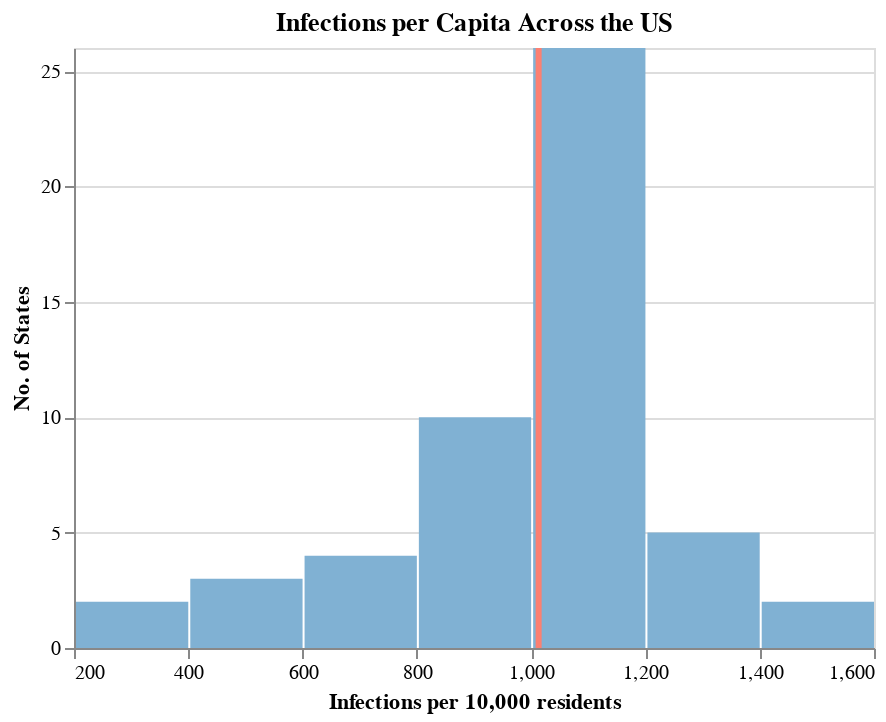

Source (notebook cell):
### Code cell
infections_hist = alt.Chart(
    state_infection,
    title = "Infections per Capita Across the US").mark_bar(
    color = '#80b1d3').encode(
    x = alt.X("total_infections_per_capita:Q", 
              bin = True,
              axis = alt.Axis(title = "Infections per 10,000 residents")),
    y = alt.Y('count()',
             title = "No. of States")
)
infections_hist_mean = alt.Chart(state_infection).mark_rule(color = '#fb8072').encode(
    x = alt.X('mean(total_infections_per_capita):Q',
              title = ""),
    size = alt.value(3)
)
infections_hist + infections_hist_mean

### Figure 1 — Vega-Lite specification as saved in the notebook (floating-point values rounded to 4 significant figures)
{"config": {"view": {"continuousWidth": 400, "continuousHeight": 300}}, "layer": [{"mark": {"type": "bar", "color": "#80b1d3"}, "encoding": {"x": {"type": "quantitative", "axis": {"title": "Infections per 10,000 residents"}, "bin": true, "field": "total_infections_per_capita"}, "y": {"type": "quantitative", "aggregate": "count", "title": "No. of States"}}, "title": "Infections per Capita Across the US"}, {"mark": {"type": "rule", "color": "#fb8072"}, "encoding": {"size": {"value": 3}, "x": {"type": "quantitative", "aggregate": "mean", "field": "total_infections_per_capita", "title": ""}}}], "data": {"name": "data-1844851d8cb9de38f5d2280cff89f8e3"}, "$schema": "https://vega.github.io/schema/vega-lite/v4.8.1.json", "datasets": {"data-1844851d8cb9de38f5d2280cff89f8e3": [{"state_name": "Hawaii", "total_pop": 1422029, "total_deaths": 516.0, "total_cases": 36777, "total_deaths_per_capita": 3.629, "total_infections_per_capita": 258.6}, {"state_name": "Vermont", "total_pop": 624977, "total_deaths": 258.0, "total_cases": 24427, "total_deaths_per_capita": 4.128, "total_infections_per_capita": 390.8}, {"state_name": "Puerto Rico", "total_pop": 3386941, "total_deaths": 0.0, "total_cases": 168454, "total_deaths_per_capita": 0.0, "total_infections_per_capita": 497.4}, {"state_name": "Oregon", "total_pop": 4081943, "total_deaths": 2819.0, "total_cases": 210042, "total_deaths_per_capita": 6.906, "total_infections_per_capita": 514.6}, {"state_name": "Maine", "total_pop": 1332813, "total_deaths": 861.0, "total_cases": 69191, "total_deaths_per_capita": 6.46, "total_infections_per_capita": 519.1}, {"state_name": "Washington", "total_pop": 7294336, "total_deaths": 6040.0, "total_cases": 456643, "total_deaths_per_capita": 8.28, "total_infections_per_capita": 626.0}, {"state_name": "District of Columbia", "total_pop": 684498, "total_deaths": 1143.0, "total_cases": 49434, "total_deaths_per_capita": 16.7, "total_infections_per_capita": 722.2}, {"state_name": "New Hampshire", "total_pop": 1343622, "total_deaths": 1373.0, "total_cases": 99361, "total_deaths_per_capita": 10.22, "total_infections_per_capita": 739.5}, {"state_name": "Maryland", "total_pop": 6003435, "total_deaths": 9743.0, "total_cases": 463052, "total_deaths_per_capita": 16.23, "total_infections_per_capita": 771.3}, {"state_name": "Virginia", "total_pop": 8413774, "total_deaths": 11440.0, "total_cases": 681890, "total_deaths_per_capita": 13.6, "total_infections_per_capita": 810.4}, {"state_name": "West Virginia", "total_pop": 1829054, "total_deaths": 2904.0, "total_cases": 164399, "total_deaths_per_capita": 15.88, "total_infections_per_capita": 898.8}, {"state_name": "Pennsylvania", "total_pop": 12791181, "total_deaths": 27770.0, "total_cases": 1218097, "total_deaths_per_capita": 21.71, "total_infections_per_capita": 952.3}, {"state_name": "Ohio", "total_pop": 11641879, "total_deaths": 20360.0, "total_cases": 1113383, "total_deaths_per_capita": 17.49, "total_infections_per_capita": 956.4}, {"state_name": "Alaska", "total_pop": 733430, "total_deaths": 358.0, "total_cases": 70404, "total_deaths_per_capita": 4.881, "total_infections_per_capita": 959.9}, {"state_name": "Missouri", "total_pop": 6090062, "total_deaths": 9286.0, "total_cases": 590950, "total_deaths_per_capita": 15.25, "total_infections_per_capita": 970.4}, {"state_name": "Massachusetts", "total_pop": 6830193, "total_deaths": 18000.0, "total_cases": 663420, "total_deaths_per_capita": 26.35, "total_infections_per_capita": 971.3}, {"state_name": "Connecticut", "total_pop": 3581504, "total_deaths": 8278.0, "total_cases": 348617, "total_deaths_per_capita": 23.11, "total_infections_per_capita": 973.4}, {"state_name": "California", "total_pop": 39148760, "total_deaths": 63410.0, "total_cases": 3829878, "total_deaths_per_capita": 16.2, "total_infections_per_capita": 978.3}, {"state_name": "New Mexico", "total_pop": 2092434, "total_deaths": 4355.0, "total_cases": 206128, "total_deaths_per_capita": 20.81, "total_infections_per_capita": 985.1}, {"state_name": "North Carolina", "total_pop": 10155624, "total_deaths": 13490.0, "total_cases": 1017954, "total_deaths_per_capita": 13.28, "total_infections_per_capita": 1002.0}, {"state_name": "Michigan", "total_pop": 9957488, "total_deaths": 21000.0, "total_cases": 998790, "total_deaths_per_capita": 21.09, "total_infections_per_capita": 1003.0}, {"state_name": "Colorado", "total_pop": 5531141, "total_deaths": 6979.0, "total_cases": 564000, "total_deaths_per_capita": 12.62, "total_infections_per_capita": 1020.0}, {"state_name": "New York", "total_pop": 11174740, "total_deaths": 19690.0, "total_cases": 1158888, "total_deaths_per_capita": 17.62, "total_infections_per_capita": 1037.0}, {"state_name": "Louisiana", "total_pop": 4663616, "total_deaths": 10770.0, "total_cases": 486202, "total_deaths_per_capita": 23.1, "total_infections_per_capita": 1043.0}, {"state_name": "Kentucky", "total_pop": 4440204, "total_deaths": 7299.0, "total_cases": 467339, "total_deaths_per_capita": 16.44, "total_infections_per_capita": 1053.0}, {"state_name": "Texas", "total_pop": 27885195, "total_deaths": 52720.0, "total_cases": 3006725, "total_deaths_per_capita": 18.9, "total_infections_per_capita": 1078.0}, {"state_name": "Georgia", "total_pop": 10297484, "total_deaths": 20770.0, "total_cases": 1110880, "total_deaths_per_capita": 20.17, "total_infections_per_capita": 1079.0}, {"state_name": "Wyoming", "total_pop": 581836, "total_deaths": 751.0, "total_cases": 62865, "total_deaths_per_capita": 12.91, "total_infections_per_capita": 1080.0}, {"state_name": "Mississippi", "total_pop": 2988762, "total_deaths": 7437.0, "total_cases": 323641, "total_deaths_per_capita": 24.88, "total_infections_per_capita": 1083.0}, {"state_name": "Illinois", "total_pop": 12821497, "total_deaths": 25310.0, "total_cases": 1398935, "total_deaths_per_capita": 19.74, "total_infections_per_capita": 1091.0}, {"state_name": "Minnesota", "total_pop": 5527358, "total_deaths": 7617.0, "total_cases": 605680, "total_deaths_per_capita": 13.78, "total_infections_per_capita": 1096.0}, {"state_name": "Montana", "total_pop": 1041732, "total_deaths": 1672.0, "total_cases": 114298, "total_deaths_per_capita": 16.05, "total_infections_per_capita": 1097.0}, {"state_name": "Kansas", "total_pop": 2908776, "total_deaths": 5196.0, "total_cases": 321011, "total_deaths_per_capita": 17.86, "total_infections_per_capita": 1104.0}, {"state_name": "Florida", "total_pop": 20598139, "total_deaths": 36970.0, "total_cases": 2337557, "total_deaths_per_capita": 17.95, "total_infections_per_capita": 1135.0}, {"state_name": "Alabama", "total_pop": 4864680, "total_deaths": 11390.0, "total_cases": 552911, "total_deaths_per_capita": 23.41, "total_infections_per_capita": 1137.0}, {"state_name": "Indiana", "total_pop": 6637426, "total_deaths": 13910.0, "total_cases": 759985, "total_deaths_per_capita": 20.96, "total_infections_per_capita": 1145.0}, {"state_name": "New Jersey", "total_pop": 8881845, "total_deaths": 26490.0, "total_cases": 1024256, "total_deaths_per_capita": 29.83, "total_infections_per_capita": 1153.0}, {"state_name": "Nevada", "total_pop": 2922849, "total_deaths": 5707.0, "total_cases": 337259, "total_deaths_per_capita": 19.53, "total_infections_per_capita": 1154.0}, {"state_name": "Delaware", "total_pop": 949495, "total_deaths": 1695.0, "total_cases": 109704, "total_deaths_per_capita": 17.85, "total_infections_per_capita": 1155.0}, {"state_name": "Idaho", "total_pop": 1687809, "total_deaths": 2165.0, "total_cases": 195775, "total_deaths_per_capita": 12.83, "total_infections_per_capita": 1160.0}, {"state_name": "Oklahoma", "total_pop": 3918137, "total_deaths": 7406.0, "total_cases": 459205, "total_deaths_per_capita": 18.9, "total_infections_per_capita": 1172.0}, {"state_name": "Nebraska", "total_pop": 1904760, "total_deaths": 2523.0, "total_cases": 223594, "total_deaths_per_capita": 13.25, "total_infections_per_capita": 1174.0}, {"state_name": "Wisconsin", "total_pop": 5778394, "total_deaths": 8158.0, "total_cases": 678671, "total_deaths_per_capita": 14.12, "total_infections_per_capita": 1174.0}, {"state_name": "Arkansas", "total_pop": 2990671, "total_deaths": 5944.0, "total_cases": 351308, "total_deaths_per_capita": 19.88, "total_infections_per_capita": 1175.0}, {"state_name": "Iowa", "total_pop": 3132499, "total_deaths": 6149.0, "total_cases": 373406, "total_deaths_per_capita": 19.63, "total_infections_per_capita": 1192.0}, {"state_name": "South Carolina", "total_pop": 4955925, "total_deaths": 9844.0, "total_cases": 598511, "total_deaths_per_capita": 19.86, "total_infections_per_capita": 1208.0}, {"state_name": "Tennessee", "total_pop": 6651089, "total_deaths": 12410.0, "total_cases": 848535, "total_deaths_per_capita": 18.66, "total_infections_per_capita": 1276.0}, {"state_name": "Arizona", "total_pop": 6946685, "total_deaths": 18000.0, "total_cases": 898908, "total_deaths_per_capita": 25.92, "total_infections_per_capita": 1294.0}, {"state_name": "Rhode Island", "total_pop": 1056611, "total_deaths": 2725.0, "total_cases": 140785, "total_deaths_per_capita": 25.79, "total_infections_per_capita": 1332.0}, {"state_name": "Utah", "total_pop": 3045350, "total_deaths": 2366.0, "total_cases": 417183, "total_deaths_per_capita": 7.769, "total_infections_per_capita": 1370.0}, {"state_name": "South Dakota", "total_pop": 864289, "total_deaths": 2039.0, "total_cases": 124641, "total_deaths_per_capita": 23.59, "total_infections_per_capita": 1442.0}, {"state_name": "North Dakota", "total_pop": 752201, "total_deaths": 1530.0, "total_cases": 110808, "total_deaths_per_capita": 20.34, "total_infections_per_capita": 1473.0}]}}
